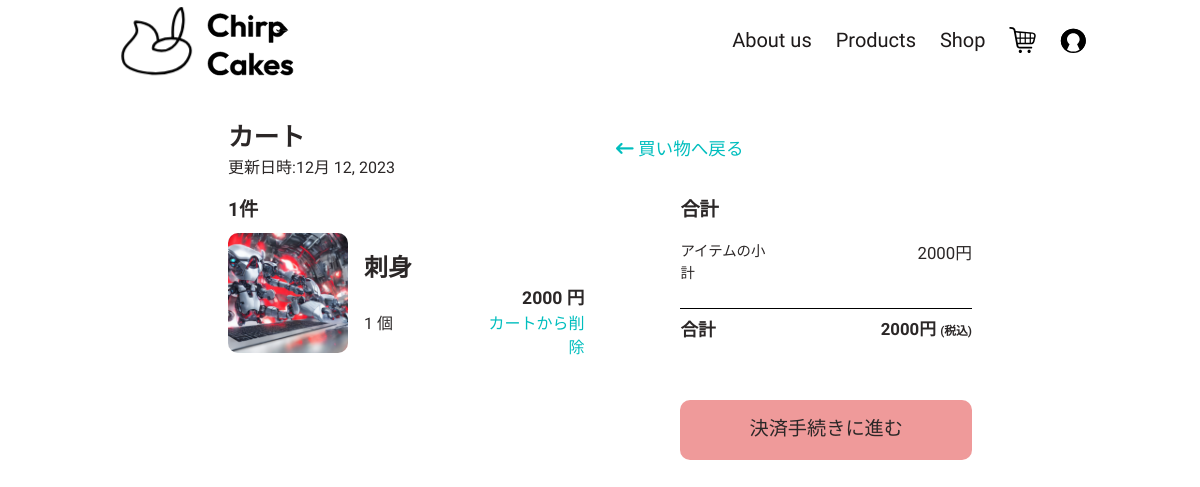
The app's page /main/order (signed in), older data.
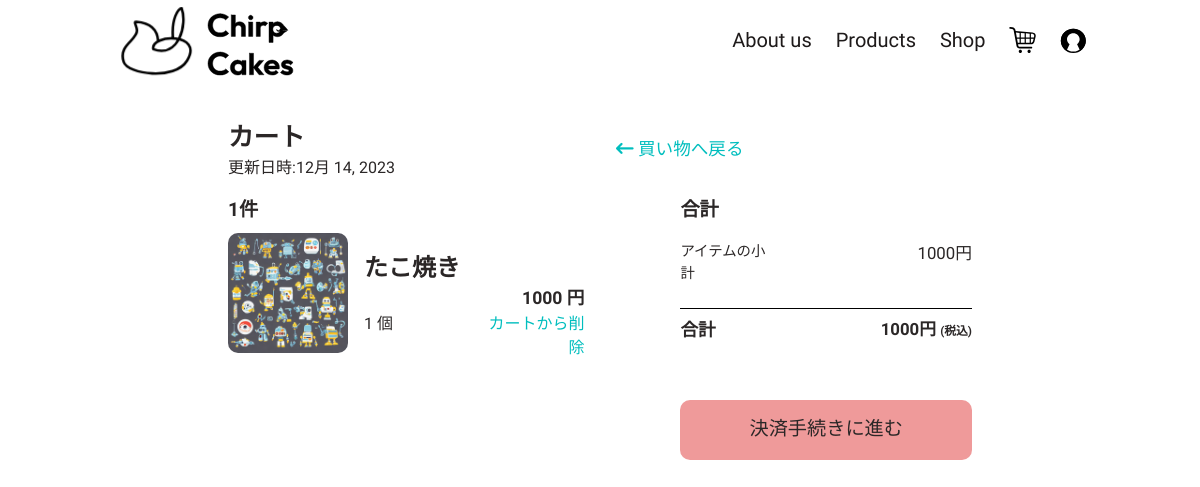
The same page, newer data.
### main/models.py (models this page shows, shortened)
class CartTable(models.Model):
    class Meta:
        verbose_name = _('カートテーブル')
        verbose_name_plural = _('カートテーブル')
    cart_id = models.AutoField(primary_key=True, unique=True, verbose_name='カートID', editable=False)
    user_id = models.ForeignKey(settings.AUTH_USER_MODEL, on_delete=models.CASCADE)
    create = models.DateField(auto_now_add=True, verbose_name='カート作成日時')
    update = models.DateField(auto_now=True, verbose_name='カート更新日時')
    ordered = models.BooleanField(default=False, verbose_name='注文状況')
    def get_total(self):
        total = 0
        for item in self.related_cart.all():
            total += item.get_total_price()
        return total

class CartDetailTable(models.Model):
    class Meta:
        verbose_name = _('カート詳細テーブル')
        verbose_name_plural = _('カート詳細テーブル')
    detail_id = models.AutoField(primary_key=True, unique=True, verbose_name='カート詳細ID', editable=False)
    cart_id = models.ForeignKey(CartTable, on_delete=models.CASCADE, verbose_name='カートID', related_name='related_cart', unique=False)
    item_id = models.ForeignKey(ItemTable, on_delete=models.CASCADE, verbose_name='商品ID', related_name='related_cart_item')
    quantity = models.IntegerField(verbose_name='数量', default=1, validators=[MinValueValidator(1), MaxValueValidator(1000)])
    def get_total_price(self):
        return self.quantity * self.item_id.price

class ItemTable(models.Model):
    class Meta:
        verbose_name = _('商品テーブル')
        verbose_name_plural = _('商品テーブル')
    item_id = models.AutoField(primary_key=True, unique=True, verbose_name='商品ID', editable=False)
    item_name = models.TextField(max_length=30, unique=True, verbose_name='商品名')
    item_name_eng = models.TextField(default=f'',max_length=50, verbose_name='商品名(english)')
    item_img = models.ImageField(default='main/item/default_img.jpg', upload_to=saveItemPath)
    price = models.IntegerField(verbose_name='値段/個')
    sale_flg = models.BooleanField(default=True, verbose_name='販売ステータス')
    slug = models.SlugField(null=True, blank=True, max_length=20, default=f'')

### main/views.py (the view)
# urls.py: path('order', views.Order.as_view(), name='order'),
class Order(TemplateView):
    template_name = 'main/order.html'
    params = {
        'title' : 'ChirpCakes',
        'status':0,
        'data':'',
        'st_title':'カート',
    }
    def get(self, request, *args, **kwargs):
        if request.user.id is not None:
            if CartTable.objects.filter(user_id=request.user, ordered=False).exists():
                order = CartTable.objects.get(user_id=request.user, ordered=False)
                if CartDetailTable.objects.filter(cart_id=order).all().exists():
                    detail = CartDetailTable.objects.filter(cart_id=order).all()
                    self.params['data'] = detail
                    self.params['status'] = 1
                    self.params['update'] = order.update
                    self.params['datacount'] = len(detail)
                    self.params['total'] = detail[0].cart_id.get_total
                else:
                    self.params['status'] = 0
            else:
                self.params['status'] = 0
            return render(request, self.template_name, context=self.params)
        else:
            return redirect('main:login')

### templates/main/order.html (shortened to what this page needs)
{% load static %}
<!DOCTYPE html>
<html lang="ja">
<head>
    <link rel="stylesheet" href="{% static 'main/css/main.css' %}">
</head>
<body>
    {% include 'main/component/banner.html' %}
    <div id="root">
        <main id="order">
            {% if status %}
            <div class="data-order-group">
                <div class="data-order table">
                    <div class="table-items is-title">
                        カート
                    </div>
                    <div class="table-items">
                        更新日時:{{ update }}
                    </div>
                </div>
                <div class="backpage">
                    <a href="{% url 'main:item' %}">
                        <i class="fa-solid fa-arrow-left-long"></i>
                        買い物へ戻る
                    </a>
                </div>
            </div>
            <div class="data-field">
                <div class="data-main">
                    <div class="table">
                        <div class="data-title">
                            {{ datacount }}件
                        </div>
                    </div>
                    {% for item in data %}
                    <div class="data-item-group">
                        <div class="data-item-img">
                            <a href="{% url 'main:product' item.item_id.slug %}">
                                <img src="{{ MEDIA_URL }}{{ item.item_id.item_img }}" alt="" height="120px"
                                    width="120px">
                            </a>
                        </div>
                        <div class="data-item-detail">
                            <div class="data-item-name">
                                <a href="{% url 'main:product' item.item_id.slug %}">{{ item.item_id.item_name }}</a>
                            </div>
                            <div class="data-item-quantity">
                                {{ item.quantity }}
                            </div>
                            <div class="data-item-option">
                            </div>
                            <div class="data-item-price">
                                {{ item.get_total_price }}
                            </div>
                            <div class="data-item-link">
                                <a href="{% url 'main:itemdelete' item.item_id.slug %}">
                                    カートから削除
                                </a>
                            </div>
                        </div>
                    </div>
                    {% endfor %}
                </div>
                <div class="data-side">
                    <div class="data-price-group">
                        <div class="data-title">
                            合計
                        </div>
                        <div class="data-price table">
                            <div class="table-items">
                                アイテムの小計
                            </div>
                            <div class="table-items">
                                {{ total }}円
                            </div>
                            <div class="table-items is-total">
                                合計
                            </div>
                            <div class="table-items is-total">
                                {{ total }}円
                            </div>
                        </div>
                    </div>
                    <div class="gotopage">
                        <a href="{% url 'main:orderCheck' %}">
                            決済手続きに進む
                        </a>
                    </div>
                </div>
            </div>
            {% endif %}
        </main>
    </div>
</body>
</html>

### templates/main/component/banner.html (shortened to what this page needs)
<header id="header" class="header-flex">
    <div class="company-title-base" role="img" aria-label="Chirp Cakes">
        <div class="logo-box">
            <div class="logo-icon">
                <a href="{% url 'main:index' %}">
                </a>
            </div>
        </div>
        <div class="chirpcakes-logo">
            <a href="{% url 'main:index' %}">
            </a>
        </div>
    </div>
    <nav class="nav">
        <ul class="nav-flex">
            <li class="nav-link"><a href="{% url 'main:index' %}">About us</a></li>
            <li class="nav-link"><a href="{% url 'main:item' %}">Products</a></li>
            <li class="nav-link"><a href="{% url 'main:item' %}">Shop</a></li>
            <li class="nav-link nav-icon">
                <a href="{% url 'main:order' %}">
                    <img src="../../static/main/image/cart.svg" alt="ShopCart" class="cart">
                </a>
            </li>
            {% if user %}
            <li class="nav-link nav-icon">
                <a href="{% url 'main:mypage' %}">
                    <img src="../../static/main/image/mypage.svg" alt="MyPage">
                </a>
            </li>
            {% else %}
            <div class="user-signin">
                <li class="nav-link"><a href="{% url 'main:CreateUser' %}">新規登録</a></li>
            </div>
            {% endif %}
        </ul>
    </nav>
</header>

Row changes from the older to the newer data that the page shows:
no longer on this page (row edited): CartTable: update "12月 12, 2023", cart_id.price "2000"
removed CartDetailTable: item_id.item_img (picture), item_id.item_name "刺身", quantity "1", get_total_price "2000"
added CartTable: update "12月 14, 2023", cart_id.price "1000"
added CartDetailTable: item_id.item_img (picture), item_id.item_name "たこ焼き", quantity "1", get_total_price "1000"
